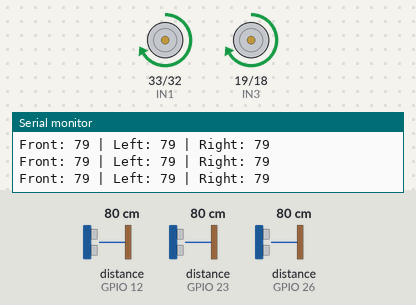
A sketch run on a simulated ESP32. Shown: motor-driver pin pairs drawn as motors (green arrow = first pin HIGH = forward, orange = second pin HIGH = backward, longer = more drive, scaled by the enable pin), the last lines printed to the serial monitor. Wiring (inferred from the names in the program): 3 × ultrasonic range finder: trigger GPIO 13, echo GPIO 12 / trigger GPIO 25, echo GPIO 23 / trigger GPIO 27, echo GPIO 26. The test bench sets the inputs (shaded band); at power-on: distance to the obstacle (sensors on GPIO 12, GPIO 23, GPIO 26) 80 cm. The echo pulse lasts 58.3 µs per cm.

Above: at 1.2 s.
1.3 s: distance to the obstacle (sensor on GPIO 12) set to 8 cm
2.8 s: distance to the obstacle (sensor on GPIO 12) set to 5 cm
At 3.9 s:
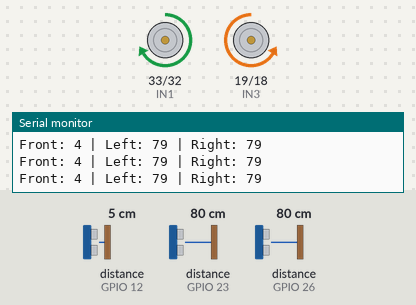
4.3 s: distance to the obstacle (sensor on GPIO 23) set to 74 cm
At 4.7 s:
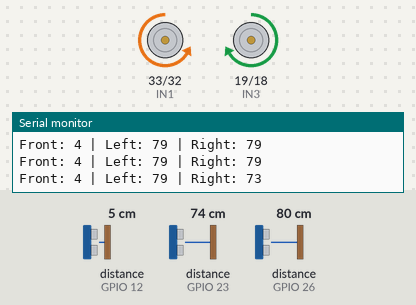
5.8 s: distance to the obstacle (sensor on GPIO 23) set to 120 cm
At 6.8 s:
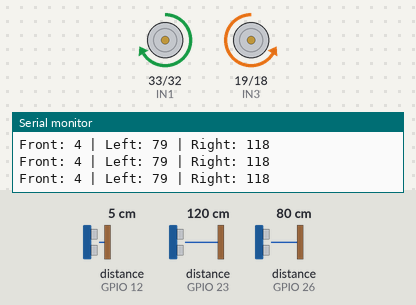
7.4 s: distance to the obstacle (sensor on GPIO 23) set to 2 cm
At 8.7 s:
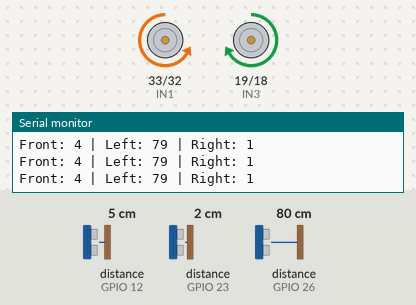
9.0 s: distance to the obstacle (sensor on GPIO 26) set to 8 cm
10.5 s: distance to the obstacle (sensor on GPIO 26) set to 5 cm
At 11.6 s:
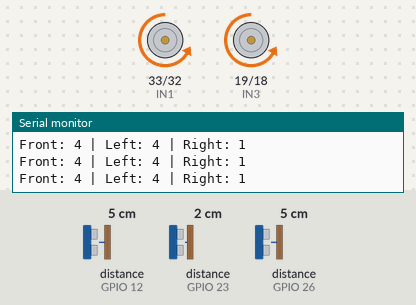
Timing chart, 0 to 13.0 s (numbered marks = the images above; inputs shaded):
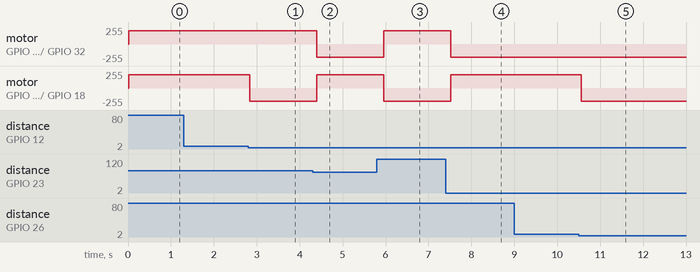

The sketch:

maze_solver.ino
```cpp
#define TRIG_F  13   // Front sensor trig
#define ECHO_F  12   // Front sensor echo

#define TRIG_L  27   // Left sensor trig
#define ECHO_L  26   // Left sensor echo

#define TRIG_R  25   // Right sensor trig
#define ECHO_R  23   // Right sensor echo


#define IN3 19   // Motor A input 1
#define IN4 18   // Motor A input 2

#define IN1 33   // Motor B input 1
#define IN2 32   // Motor B input 2

#define pwm1 21
#define pwm2 22

#define THRESHOLD 50   // Distance in cm to consider as wall


void setup() {
  Serial.begin(9600);

  pinMode(TRIG_F, OUTPUT);
  pinMode(ECHO_F, INPUT);

  pinMode(TRIG_L, OUTPUT);
  pinMode(ECHO_L, INPUT);

  pinMode(TRIG_R, OUTPUT);
  pinMode(ECHO_R, INPUT);

  pinMode(pwm1, OUTPUT);
  pinMode(pwm2, OUTPUT);

  pinMode(IN1, OUTPUT);
  pinMode(IN2, OUTPUT);

  pinMode(IN3, OUTPUT);
  pinMode(IN4, OUTPUT);

  stopBot();
}


void loop() {
  long dFront = getDistance(TRIG_F, ECHO_F);
  long dLeft  = getDistance(TRIG_L, ECHO_L);
  long dRight = getDistance(TRIG_R, ECHO_R);

  Serial.print("Front: "); Serial.print(dFront);
  Serial.print(" | Left: "); Serial.print(dLeft);
  Serial.print(" | Right: "); Serial.println(dRight);
  analogWrite(pwm1,200);
  analogWrite(pwm2,200);

  if (dFront > 5) {
    forward();
    delay(10);
  } else {
    stopBot();
    if (dLeft > dRight && dLeft > 5) {
      leftTurn();
    } else if (dRight > 5) {
      rightTurn();
    } else {
      backward();
      delay(100);
    }
  }
}


long getDistance(int trigPin, int echoPin) {
  digitalWrite(trigPin, LOW);
  delayMicroseconds(2);

  digitalWrite(trigPin, HIGH);
  delayMicroseconds(10);
  digitalWrite(trigPin, LOW);

  long duration = pulseIn(echoPin, HIGH);
  long distance = duration * 0.034 / 2;
  return distance;
}


void forward() {
  digitalWrite(IN1, HIGH);
  digitalWrite(IN2, LOW);
  digitalWrite(IN3, HIGH);
  digitalWrite(IN4, LOW);
}

void backward() {
  digitalWrite(IN1, LOW);
  digitalWrite(IN2, HIGH);
  digitalWrite(IN3, LOW);
  digitalWrite(IN4, HIGH);

}

void leftTurn() {
  digitalWrite(IN1, LOW);
  digitalWrite(IN2, HIGH);
  digitalWrite(IN3, HIGH);
  digitalWrite(IN4, LOW);
  delay(300);
}

void rightTurn() {
  digitalWrite(IN1, HIGH);
  digitalWrite(IN2, LOW);
  digitalWrite(IN3, LOW);
  digitalWrite(IN4, HIGH);
  delay(300);
}

void stopBot() {
  digitalWrite(IN1, LOW);
  digitalWrite(IN2, LOW);
  digitalWrite(IN3, LOW);
  digitalWrite(IN4, LOW);
}
```

Measured:
- the behaviour switches between 7 and 6 cm on distance to the obstacle (sensor on GPIO 12) (found by bisection; images 0 and 1)
- the behaviour switches between 80 and 79 cm on distance to the obstacle (sensor on GPIO 23) (found by bisection; images 1 and 2)
- the behaviour switches between 7 and 6 cm on distance to the obstacle (sensor on GPIO 26) (found by bisection; images 4 and 5)
- after the input at 2.8 s, motor on GPIO 19 (IN3) / GPIO 18 (IN4): forward 200/255 → backward 200/255 at once
- after the input at 4.3 s, motor on GPIO 33 (IN1) / GPIO 32 (IN2): forward 200/255 → backward 200/255 after 0.10 s; motor on GPIO 19 (IN3) / GPIO 18 (IN4): backward 200/255 → forward 200/255 after 0.10 s
- after the input at 5.8 s, motor on GPIO 33 (IN1) / GPIO 32 (IN2): backward 200/255 → forward 200/255 after 0.15 s; motor on GPIO 19 (IN3) / GPIO 18 (IN4): forward 200/255 → backward 200/255 after 0.15 s
- after the input at 7.4 s, motor on GPIO 33 (IN1) / GPIO 32 (IN2): forward 200/255 → backward 200/255 after 0.11 s; motor on GPIO 19 (IN3) / GPIO 18 (IN4): backward 200/255 → forward 200/255 after 0.11 s
- after the input at 10.5 s, motor on GPIO 19 (IN3) / GPIO 18 (IN4): forward 200/255 → backward 200/255 after 0.06 s
